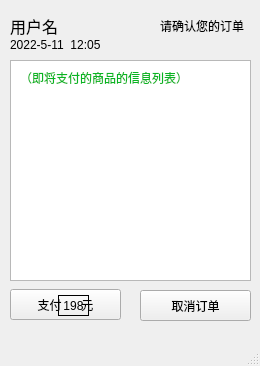
<?xml version="1.0" encoding="UTF-8"?>
<ui version="4.0">
 <class>WPay</class>
 <widget class="QMainWindow" name="WPay">
  <property name="geometry">
   <rect>
    <x>0</x>
    <y>0</y>
    <width>260</width>
    <height>366</height>
   </rect>
  </property>
  <property name="windowTitle">
   <string>MainWindow</string>
  </property>
  <widget class="QWidget" name="centralwidget">
   <widget class="QLabel" name="label">
    <property name="geometry">
     <rect>
      <x>10</x>
      <y>10</y>
      <width>81</width>
      <height>31</height>
     </rect>
    </property>
    <property name="font">
     <font>
      <family>ACGN-ZhuoSongGB</family>
      <pointsize>12</pointsize>
     </font>
    </property>
    <property name="text">
     <string>用户名</string>
    </property>
   </widget>
   <widget class="QLabel" name="label_2">
    <property name="geometry">
     <rect>
      <x>10</x>
      <y>35</y>
      <width>111</width>
      <height>20</height>
     </rect>
    </property>
    <property name="text">
     <string>2022-5-11  12:05</string>
    </property>
   </widget>
   <widget class="QLabel" name="label_3">
    <property name="geometry">
     <rect>
      <x>160</x>
      <y>10</y>
      <width>91</width>
      <height>31</height>
     </rect>
    </property>
    <property name="text">
     <string>请确认您的订单</string>
    </property>
   </widget>
   <widget class="QTableView" name="tableView">
    <property name="geometry">
     <rect>
      <x>10</x>
      <y>60</y>
      <width>241</width>
      <height>221</height>
     </rect>
    </property>
   </widget>
   <widget class="QPushButton" name="pushButton">
    <property name="geometry">
     <rect>
      <x>10</x>
      <y>289</y>
      <width>111</width>
      <height>31</height>
     </rect>
    </property>
    <property name="cursor">
     <cursorShape>PointingHandCursor</cursorShape>
    </property>
    <property name="text">
     <string>支付      元</string>
    </property>
   </widget>
   <widget class="QPushButton" name="pushButton_2">
    <property name="geometry">
     <rect>
      <x>140</x>
      <y>290</y>
      <width>111</width>
      <height>31</height>
     </rect>
    </property>
    <property name="cursor">
     <cursorShape>PointingHandCursor</cursorShape>
    </property>
    <property name="text">
     <string>取消订单</string>
    </property>
   </widget>
   <widget class="QLabel" name="label_4">
    <property name="geometry">
     <rect>
      <x>58</x>
      <y>295</y>
      <width>31</width>
      <height>21</height>
     </rect>
    </property>
    <property name="frameShape">
     <enum>QFrame::Panel</enum>
    </property>
    <property name="text">
     <string>198</string>
    </property>
    <property name="alignment">
     <set>Qt::AlignCenter</set>
    </property>
   </widget>
   <widget class="QLabel" name="label_7">
    <property name="geometry">
     <rect>
      <x>20</x>
      <y>70</y>
      <width>171</width>
      <height>16</height>
     </rect>
    </property>
    <property name="styleSheet">
     <string notr="true">color: rgb(8, 181, 34);</string>
    </property>
    <property name="text">
     <string>（即将支付的商品的信息列表）</string>
    </property>
   </widget>
  </widget>
  <widget class="QMenuBar" name="menubar">
   <property name="geometry">
    <rect>
     <x>0</x>
     <y>0</y>
     <width>260</width>
     <height>21</height>
    </rect>
   </property>
  </widget>
  <widget class="QStatusBar" name="statusbar"/>
 </widget>
 <resources/>
 <connections/>
</ui>
